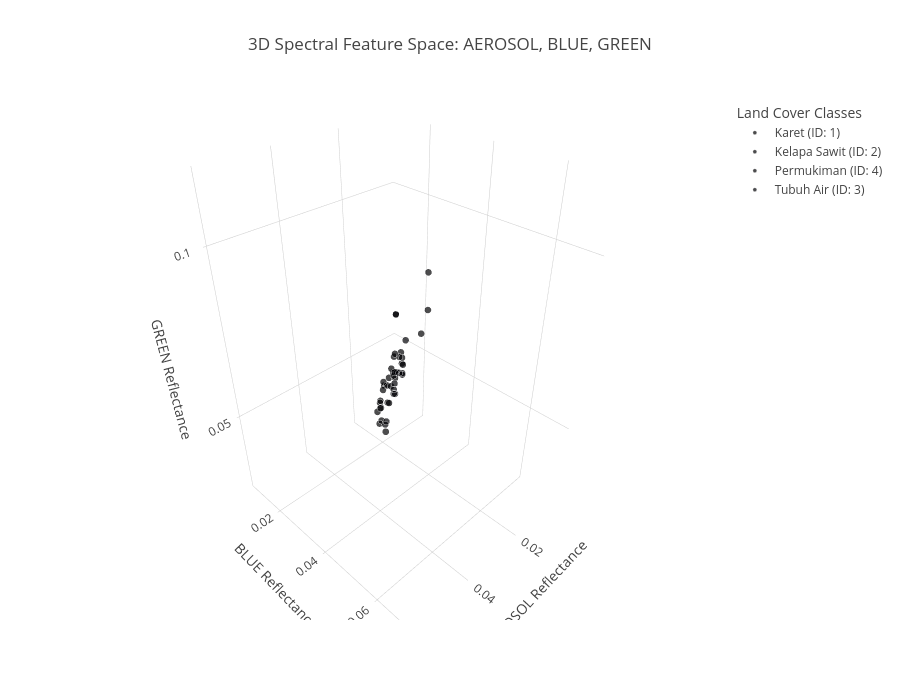

The notebook cell this image was saved under:
### Code cell
#3D scatter plot
multi_d_scater = ploter.scatter_plot_3d(pixel_extract)
multi_d_scater

### Figure 1 — Plotly figure (JSON) as saved in the notebook; plotly's stock layout.template omitted (floating-point values rounded to 4 significant figures)
{"data": [{"hovertemplate": "<b>%{fullData.name}</b><br>AEROSOL: %{x:.4f}<br>BLUE: %{y:.4f}<br>GREEN: %{z:.4f}<br><extra></extra>", "legendgroup": "Karet (ID: 1)", "marker": {"color": "#000001", "line": {"color": "white", "width": 0.3}, "opacity": 0.7, "size": 4, "symbol": "circle"}, "mode": "markers", "name": "Karet (ID: 1)", "scene": "scene", "showlegend": true, "type": "scatter3d", "x": [0.03853, 0.03004, 0.02428, 0.02817, 0.01762, 0.02638, 0.01889, 0.02644, 0.03097, 0.01678], "y": [0.04421, 0.02897, 0.02419, 0.02811, 0.02584, 0.02803, 0.02432, 0.02938, 0.03133, 0.01994], "z": [0.07327, 0.04722, 0.04256, 0.04893, 0.05988, 0.054, 0.05827, 0.04871, 0.05308, 0.04731]}, {"hovertemplate": "<b>%{fullData.name}</b><br>AEROSOL: %{x:.4f}<br>BLUE: %{y:.4f}<br>GREEN: %{z:.4f}<br><extra></extra>", "legendgroup": "Kelapa Sawit (ID: 2)", "marker": {"color": "#000002", "line": {"color": "white", "width": 0.3}, "opacity": 0.7, "size": 4, "symbol": "circle"}, "mode": "markers", "name": "Kelapa Sawit (ID: 2)", "scene": "scene", "showlegend": true, "type": "scatter3d", "x": [0.02094, 0.02665, 0.02652, 0.02782, 0.02754, 0.04277, 0.03829, 0.02536, 0.04008, 0.02187], "y": [0.02418, 0.02605, 0.02679, 0.0333, 0.03359, 0.04582, 0.04054, 0.02806, 0.0412, 0.02269], "z": [0.04241, 0.039, 0.04054, 0.06099, 0.06023, 0.0585, 0.06839, 0.05352, 0.06158, 0.04701]}, {"hovertemplate": "<b>%{fullData.name}</b><br>AEROSOL: %{x:.4f}<br>BLUE: %{y:.4f}<br>GREEN: %{z:.4f}<br><extra></extra>", "legendgroup": "Permukiman (ID: 4)", "marker": {"color": "#000003", "line": {"color": "white", "width": 0.3}, "opacity": 0.7, "size": 4, "symbol": "circle"}, "mode": "markers", "name": "Permukiman (ID: 4)", "scene": "scene", "showlegend": true, "type": "scatter3d", "x": [0.02507, 0.03, 0.02347, 0.04401, 0.03675, 0.03675, 0.03105, 0.02195, 0.056, 0.04145, 0.05908, 0.04028], "y": [0.03367, 0.03453, 0.0294, 0.05794, 0.0434, 0.0434, 0.03969, 0.02638, 0.0703, 0.04846, 0.067, 0.05618], "z": [0.06374, 0.05928, 0.06397, 0.09285, 0.08801, 0.08801, 0.07153, 0.05667, 0.1153, 0.07706, 0.09915, 0.09598]}, {"hovertemplate": "<b>%{fullData.name}</b><br>AEROSOL: %{x:.4f}<br>BLUE: %{y:.4f}<br>GREEN: %{z:.4f}<br><extra></extra>", "legendgroup": "Tubuh Air (ID: 3)", "marker": {"color": "#000004", "line": {"color": "white", "width": 0.3}, "opacity": 0.7, "size": 4, "symbol": "circle"}, "mode": "markers", "name": "Tubuh Air (ID: 3)", "scene": "scene", "showlegend": true, "type": "scatter3d", "x": [0.02425, 0.02098, 0.0284, 0.02644, 0.01398, 0.02331, 0.0292, 0.02523, 0.0241, 0.003115, 0.02146, 0.01564], "y": [0.02998, 0.02627, 0.03598, 0.03539, 0.01956, 0.03331, 0.03796, 0.03396, 0.02623, 0.008477, 0.02675, 0.01669], "z": [0.05462, 0.04867, 0.06357, 0.06491, 0.04772, 0.07012, 0.06492, 0.06029, 0.03837, 0.02712, 0.04762, 0.0261]}], "layout": {"height": 700, "legend": {"orientation": "v", "title": {"text": "Land Cover Classes"}, "tracegroupgap": 0, "x": 1.02, "xanchor": "left", "y": 1, "yanchor": "top"}, "scene": {"domain": {"x": [0, 1], "y": [0, 1]}, "xaxis": {"title": {"text": "AEROSOL Reflectance"}}, "yaxis": {"title": {"text": "BLUE Reflectance"}}, "zaxis": {"title": {"text": "GREEN Reflectance"}}}, "title": {"text": "3D Spectral Feature Space: AEROSOL, BLUE, GREEN"}}}
